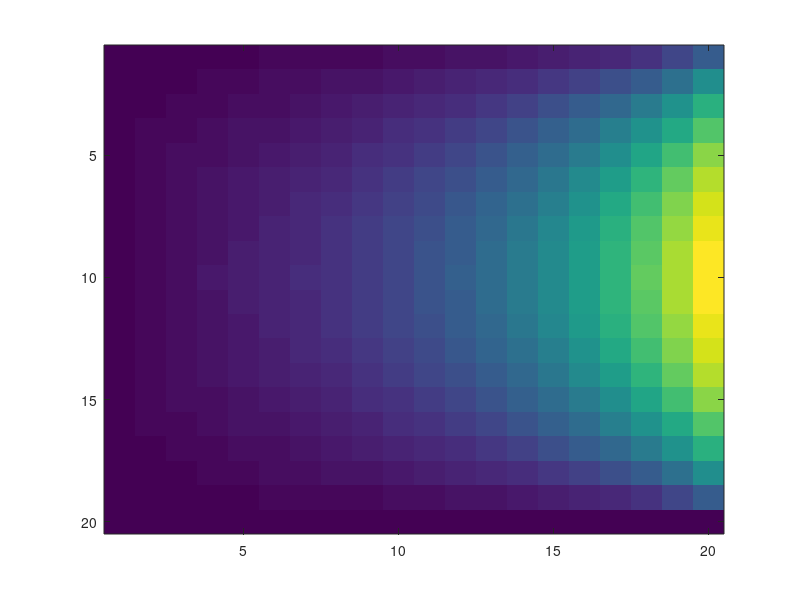

Write the MATLAB code that produced this figure.
%Perform summation given in problem to calculate temperature 
%at a given co-ordinate

function[] = part_b()
	%dimensions of the plate
	w = 20;
	l = 20;
	%number of steps to do in the summation
	n = 10;
	%heat flow constant
	q = .05;

	%initialize temperature matrix
	T = zeros(w,l);
	%fill in the values for the temperature matrix
	for i = 1:w
		for j = 1:l
			T(i,j) = summation(i, j, n, q, w, l);
		end
	end

	%display T
	imagesc(T);
end

function[val] = summation(x, y, n, q, w, l)
	val = 0;
	for i = 1:n
		val = val + 2*q*((-1)^(i+1)+1)*sin(i*pi*x/w)*sinh(i*pi*y/l)/(i^2*pi^2*cosh(i*pi));
	end
end